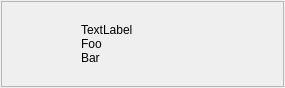
<?xml version="1.0" encoding="UTF-8"?>
<ui version="4.0">
 <class>RoundWidget</class>
 <widget class="QWidget" name="RoundWidget">
  <property name="geometry">
   <rect>
    <x>0</x>
    <y>0</y>
    <width>285</width>
    <height>88</height>
   </rect>
  </property>
  <property name="windowTitle">
   <string>Form</string>
  </property>
  <layout class="QHBoxLayout" name="horizontalLayout_3">
   <property name="spacing">
    <number>1</number>
   </property>
   <property name="margin">
    <number>1</number>
   </property>
   <item>
    <widget class="QFrame" name="box">
     <property name="frameShape">
      <enum>QFrame::StyledPanel</enum>
     </property>
     <property name="frameShadow">
      <enum>QFrame::Raised</enum>
     </property>
     <layout class="QHBoxLayout" name="horizontalLayout">
      <property name="spacing">
       <number>10</number>
      </property>
      <item>
       <widget class="QLabel" name="thumbnail">
        <property name="minimumSize">
         <size>
          <width>60</width>
          <height>60</height>
         </size>
        </property>
        <property name="maximumSize">
         <size>
          <width>60</width>
          <height>60</height>
         </size>
        </property>
        <property name="text">
         <string/>
        </property>
        <property name="pixmap">
         <pixmap resource="resources.qrc">:/tk_multi_infopanel/default_user.png</pixmap>
        </property>
        <property name="scaledContents">
         <bool>true</bool>
        </property>
        <property name="alignment">
         <set>Qt::AlignCenter</set>
        </property>
       </widget>
      </item>
      <item>
       <widget class="QLabel" name="body_label">
        <property name="sizePolicy">
         <sizepolicy hsizetype="Preferred" vsizetype="Expanding">
          <horstretch>0</horstretch>
          <verstretch>0</verstretch>
         </sizepolicy>
        </property>
        <property name="text">
         <string>TextLabel
Foo
Bar</string>
        </property>
        <property name="alignment">
         <set>Qt::AlignLeading|Qt::AlignLeft|Qt::AlignVCenter</set>
        </property>
        <property name="wordWrap">
         <bool>true</bool>
        </property>
       </widget>
      </item>
     </layout>
    </widget>
   </item>
  </layout>
 </widget>
 <resources>
  <include location="resources.qrc"/>
 </resources>
 <connections/>
</ui>
